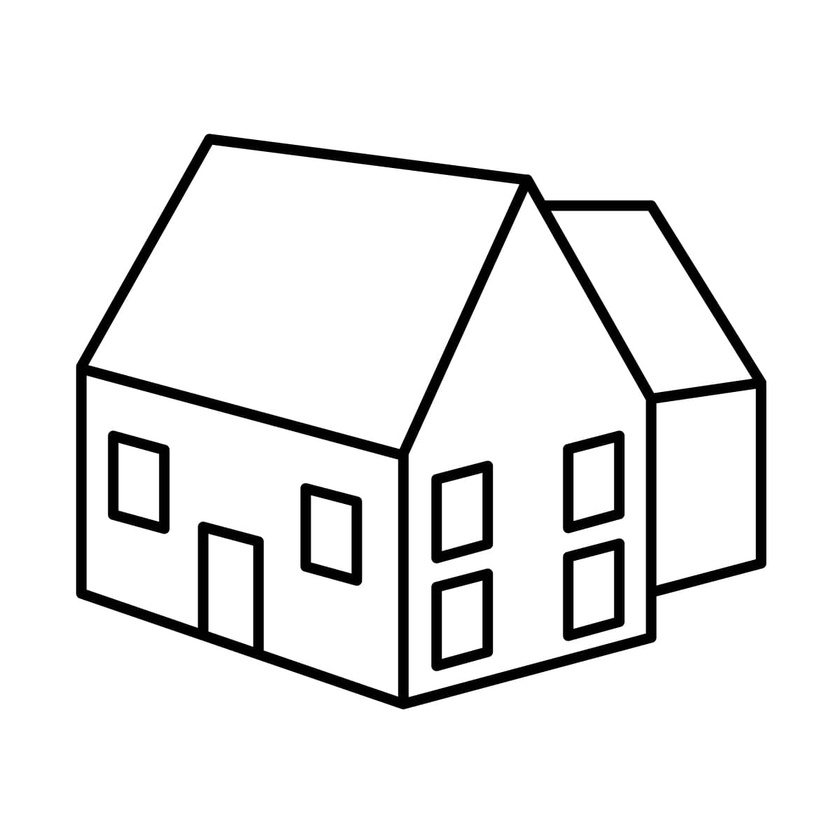
#> input picture Segmentacion de imagenes/03_Approximating_Contours_and_Convex_Hull/casa.jpg, 840 x 840 px, shrunk from 1200 x 1200 before the run
$ jupyter execute Approximating_Contours_and_Convex_Hull.ipynb
#> lines starting #> are read from the running program, lines starting #| are printed output that depends on the picture; after the words box and inside, x2 and y2 are one past the last pixel; in counts of white or black regions, pixels touching at a corner belong together
<h1>Approximating Contours and Convex Hull</h1>
<b>cv2.approxPolyDP(contour, Approximation Accuracy, Closed)</b>
<ul>
<li>contour – Es el contorno que deseamos aproximar</li>
<li>Approximation Accuracy – Parametro importante, determina la precision de la aproximación. Valores pequeños dan aproximaciones precisas, valores altos dan aproximaciones más genericas. Una buena regla para seguir es que sea menos del 5% del valor del contorno del perimetro.</li>
<li>Closed – Un booleano que indica si la aproximacion debe estar cerrada o abierta.</li>
</ul>

[cell 1]
import cv2
import numpy as np
from matplotlib import pyplot as plt

[cell 2]
image = cv2.imread('casa.jpg'); orig_image = image.copy()
#> further down, image is the input picture: shape (840, 840, 3); min 0, max 255, mean 235

plt.imshow(cv2.cvtColor(orig_image, cv2.COLOR_BGR2RGB))
plt.title('House')

plt.show()

[cell 3]
# Escala de grises y binarizacion
gray = cv2.cvtColor(image, cv2.COLOR_BGR2GRAY)
ret, thresh = cv2.threshold(gray, 127, 255, cv2.THRESH_BINARY_INV)
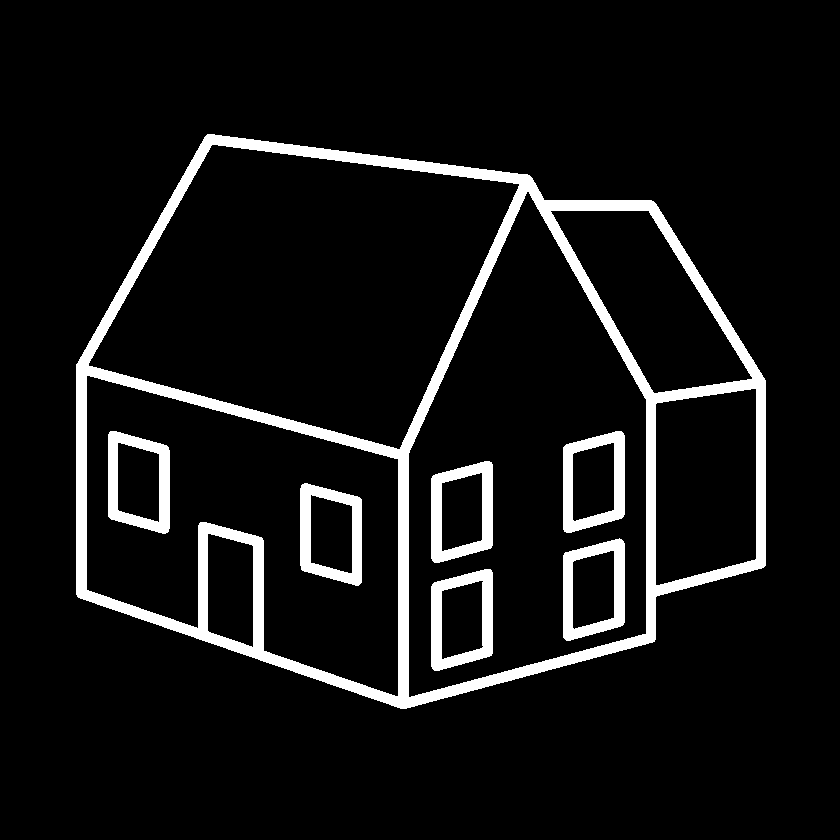
#> thresh: shape (840, 840); 7.9% white; 7 white regions

# Hallar contornos
contours, hierarchy = cv2.findContours(thresh.copy(), cv2.RETR_LIST, cv2.CHAIN_APPROX_NONE)
#> contours = 19 contours; largest, box (x1, y1, x2, y2) and area: (76, 134, 766, 709) 307962, (408, 191, 647, 698) 84971, (88, 144, 520, 450) 83077, (86, 375, 399, 697) 63538, (550, 210, 753, 394) 18131

[cell 4]
# Iterar sobre cada contorno y calcular los limites rectangulo
for c in contours:
    x,y,w,h = cv2.boundingRect(c)
    cv2.rectangle(orig_image,(x,y),(x+w,y+h),(0,0,255),2)

    plt.imshow(cv2.cvtColor(orig_image, cv2.COLOR_BGR2RGB))
    plt.title('Bounding Rectangle'); plt.show()
#> this loop made 19 passes
#> (x, y, w, h) on passes 1 to 12: (441, 580, 43, 80), (431, 569, 62, 102), (572, 550, 43, 80), (563, 538, 62, 103), (207, 533, 47, 115), (310, 494, 43, 80), (300, 483, 62, 103), (441, 472, 42, 80), (431, 461, 62, 102), (572, 442, 43, 80), (117, 442, 43, 81), (563, 431, 62, 102)
#> pass 1, `plt.title('Bounding Rectangle')`:
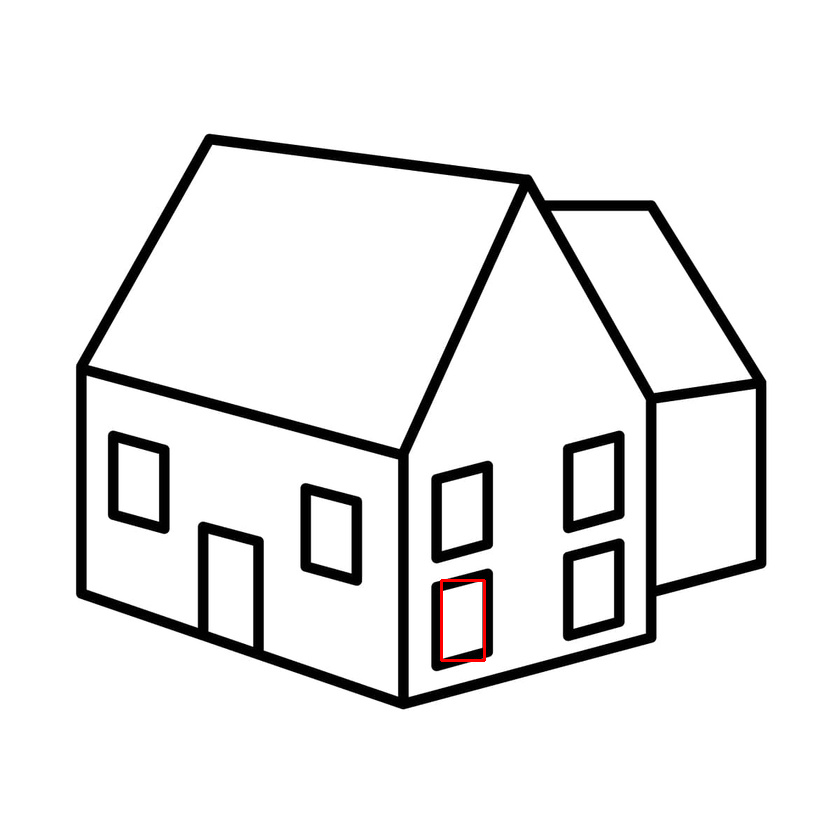
#> shown: shape (840, 840, 3); mean R, G, B 235.2, 235, 235
#> after the loop:
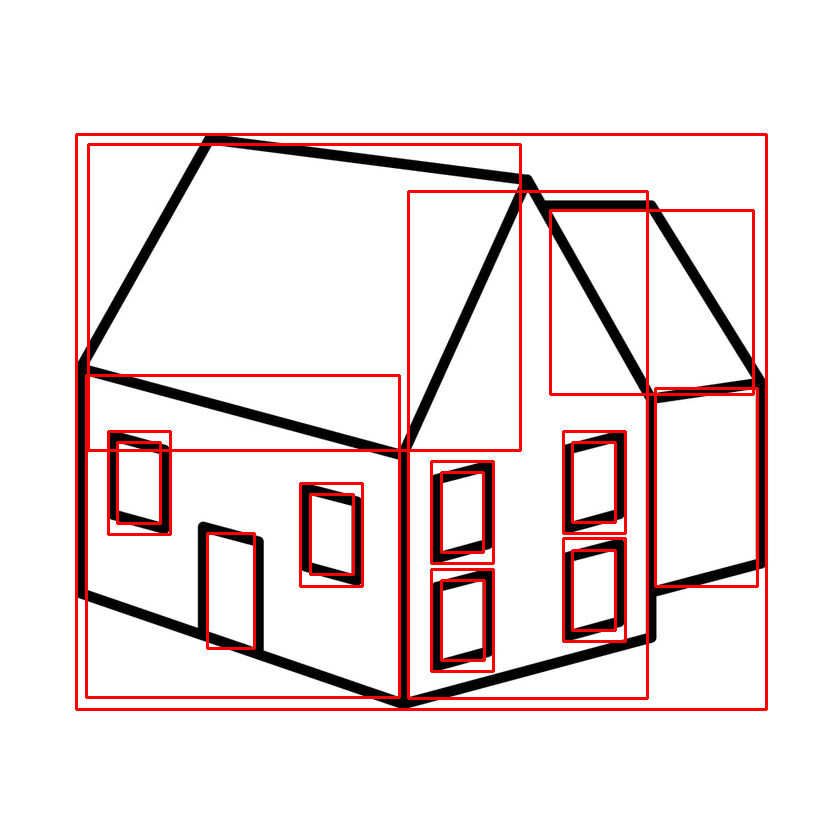
#> orig_image: shape (840, 840, 3); 5.03% of pixels changed, all inside (x1, y1, x2, y2) = (75, 133, 768, 711)

[cell 5]
# Iterar sobre cada contorno y calcular el contorno aproximado
for c in contours:
    # Calcular precisión como el porcentaje del perimetro del controno
    accuracy = 0.03 * cv2.arcLength(c, True)
    approx = cv2.approxPolyDP(c, accuracy, True)
    cv2.drawContours(image, [approx], 0, (0, 255, 0), 2)
    plt.imshow(cv2.cvtColor(image, cv2.COLOR_BGR2RGB))
    plt.title('Approx Poly DP'); plt.show()
#> this loop made 19 passes
#> (accuracy, approx) on passes 1 to 12: (6.83, [[482, 580], [483, 646], [442, 659], [441, 591]]), (9.07, [[490, 569], [432, 584], [434, 670], [491, 655]]), (6.79, [[613, 550], [614, 617], [574, 629], [572, 562]]), (9.08, [[621, 539], [564, 553], [566, 640], [623, 624]]), (9.04, [[208, 533], [253, 546], [252, 647], [207, 630]]), (6.82, [[311, 494], [352, 506], [351, 573], [310, 562]]), (9.09, [[302, 484], [301, 569], [358, 585], [361, 499]]), (6.76, [[481, 472], [482, 539], [442, 551], [441, 483]]), (9.07, [[491, 462], [432, 476], [434, 562], [491, 547]]), (6.79, [[613, 442], [614, 509], [574, 521], [572, 454]]), (6.85, [[118, 442], [159, 454], [158, 522], [117, 509]]), (9.05, [[621, 431], [563, 447], [564, 531], [623, 516]])
#> accuracy on passes 15, 17, 19: 40.98, 39.33, 66.76
#> pass 1, `plt.title('Approx Poly DP')`:
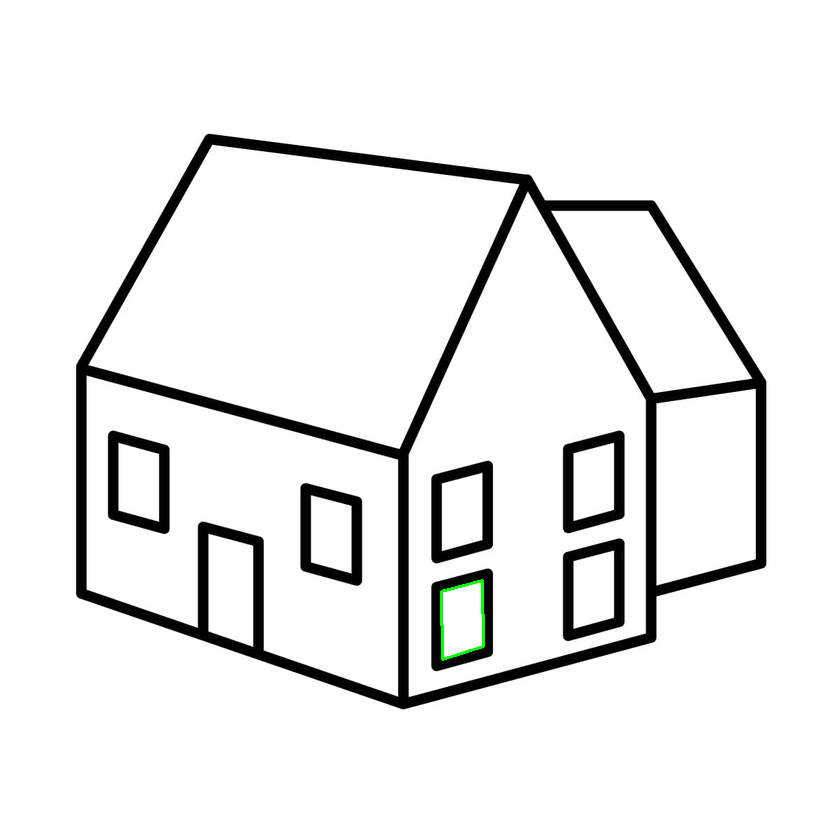
#> shown: shape (840, 840, 3); mean R, G, B 234.9, 235.1, 234.9
#> after the loop:
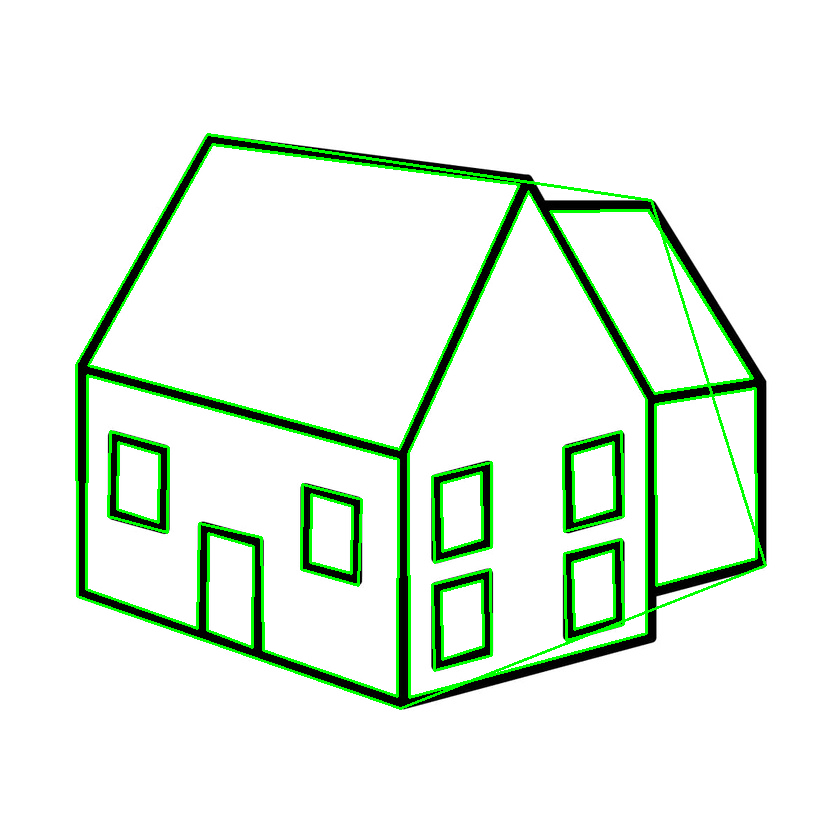
#> image: shape (840, 840, 3); 4.11% of pixels changed, all inside (x1, y1, x2, y2) = (75, 133, 767, 710)

[cell 6]
image = cv2.imread('hand.jpg'); orig_image = image.copy()
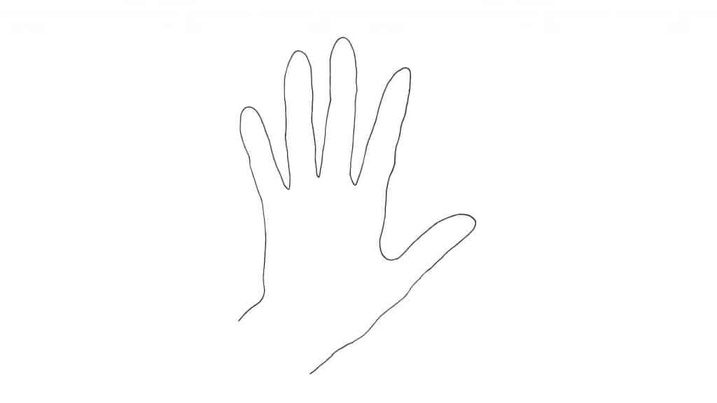
#> input picture Segmentacion de imagenes/03_Approximating_Contours_and_Convex_Hull/hand.jpg, 717 x 403 px, shrunk from 1024 x 576 before the run
#> further down, image is the input picture: shape (403, 717, 3); min 41, max 255, mean 253.6

plt.imshow(cv2.cvtColor(image, cv2.COLOR_BGR2RGB))
plt.title('Hand')

plt.show()

[cell 7]
gray = cv2.cvtColor(image, cv2.COLOR_BGR2GRAY)
#> gray: shape (403, 717)

# Threshold
ret, thresh = cv2.threshold(gray, 176, 255, 0)
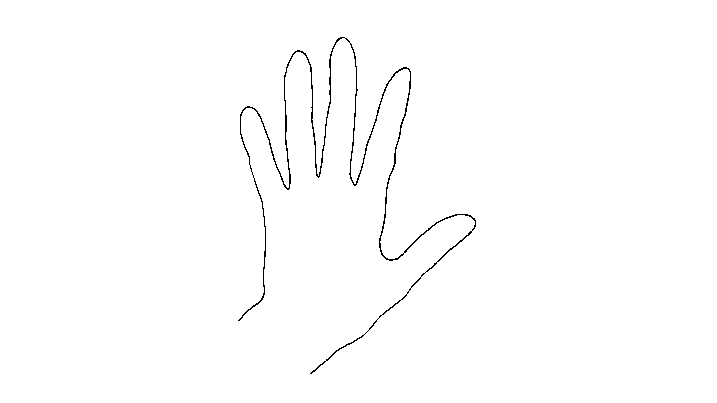
#> thresh: shape (403, 717); 99.3% white; black in thin lines or dots, all inside (x1, y1, x2, y2) = (238, 37, 476, 374)

# Contornos
contours, hierarchy = cv2.findContours(thresh.copy(), cv2.RETR_LIST, cv2.CHAIN_APPROX_NONE)
#> contours = 29 contours, 17 with area under 20; largest, box (x1, y1, x2, y2) and area: (0, 0, 717, 403) 287832, (239, 36, 346, 191) 1354, (348, 42, 412, 262) 1171, (237, 177, 267, 322) 342, (403, 213, 477, 254) 224

# Ordenar contornos por area y eliminar los mas grandes
n = len(contours) - 1
#> n = 28
contours = sorted(contours, key=cv2.contourArea, reverse=False)[:n]
#> contours = 28 contours, 17 with area under 20; largest, box (x1, y1, x2, y2) and area: (239, 36, 346, 191) 1354, (348, 42, 412, 262) 1171, (237, 177, 267, 322) 342, (403, 213, 477, 254) 224, (436, 230, 473, 263) 106

[cell 8]
# Iterar sobre los contornos y dibujar el convex hull (casco convexo?)
for c in contours:
    hull = cv2.convexHull(c)
    cv2.drawContours(image, [hull], 0, (0, 255, 0), 2)
    plt.imshow(cv2.cvtColor(image, cv2.COLOR_BGR2RGB))
    plt.title('Convex Hull'); plt.show()
    cv2.imwrite('convexHull.jpg', image)
#> this loop made 28 passes
#> hull on passes 1 to 8: [[363, 334], [364, 333], [365, 334], [364, 335]], [[364, 333], [365, 332], [366, 333], [365, 334]], [[365, 332], [366, 331], [367, 332], [366, 333]], [[366, 331], [367, 330], [368, 331], [367, 332]], [[367, 330], [368, 329], [369, 330], [368, 331]], [[376, 319], [377, 318], [378, 319], [377, 320]], [[377, 318], [378, 317], [379, 318], [378, 319]], [[424, 272], [425, 271], [426, 272], [425, 273]]
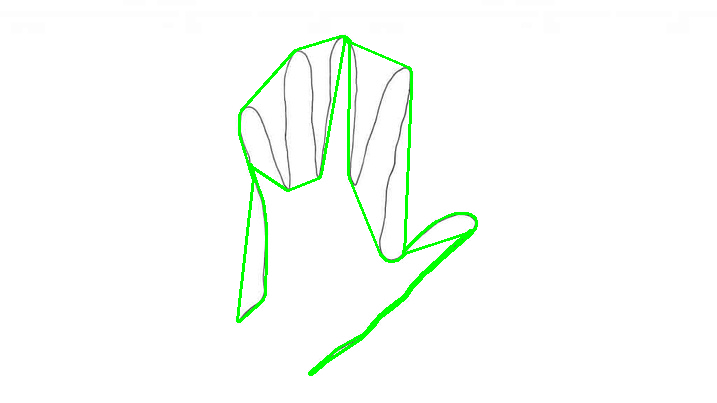
#> image: shape (403, 717, 3); 1.88% of pixels changed, all inside (x1, y1, x2, y2) = (236, 35, 478, 376)
